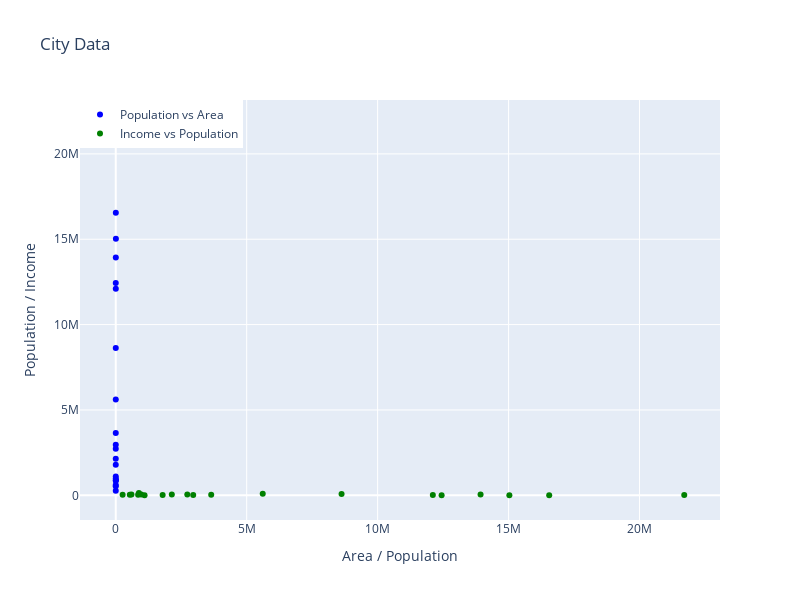

The code cell stored with this chart in its notebook:
### Code cell
fig = go.Figure()
fig.add_trace(go.Scatter(x=cities['Area'], y=cities['Population'], mode='markers',
                         marker=dict(color='blue'),
                         text=cities['City'],
                         name='Population vs Area'))

fig.add_trace(go.Scatter(x=cities['Population'], y=cities['Income'], mode='markers',
                         marker=dict(color='green'),
                         text=cities['City'],
                         name='Income vs Population'))

fig.update_layout(
    title="City Data",
    xaxis_title="Area / Population",
    yaxis_title="Population / Income",
    showlegend=True,
    legend=dict(x=0, y=1),
    width=800,  
    height=600  
)

fig.show()

### Figure 1 — Plotly figure (JSON) as saved in the notebook; plotly's stock layout.template omitted (floating-point values rounded to 4 significant figures)
{"data": [{"marker": {"color": "blue"}, "mode": "markers", "name": "Population vs Area", "text": ["Kyiv", "Paris", "Tokyo", "Amsterdam", "Warsaw", "Berlin", "Toronto", "Mumbai", "Cairo", "Copenhagen", "Venice", "Edinburgh", "Islamabad", "Stockholm", "Istambul", "San Francisco", "Pekin", "New York", "Singapore", "San Paolo"], "type": "scatter", "x": [839, 105.4, 2188.0, 219.3, 517.2, 891.7, 630.2, 603.4, 3085, 86, 414.6, 264.7, 906, 188, 5343, 6006, 16410.0, 783.8, 728.6, 1521], "y": [2957640, 2140526, 13929286, 854047, 1790658, 3644826, 2731571, 12442373, 16550338, 600000, 261905, 536775, 1100000, 974073, 15029231, 883305, 21707000, 8622698, 5612302, 12106920]}, {"marker": {"color": "green"}, "mode": "markers", "name": "Income vs Population", "text": ["Kyiv", "Paris", "Tokyo", "Amsterdam", "Warsaw", "Berlin", "Toronto", "Mumbai", "Cairo", "Copenhagen", "Venice", "Edinburgh", "Islamabad", "Stockholm", "Istambul", "San Francisco", "Pekin", "New York", "Singapore", "San Paolo"], "type": "scatter", "x": [2957640, 2140526, 13929286, 854047, 1790658, 3644826, 2731571, 12442373, 16550338, 600000, 261905, 536775, 1100000, 974073, 15029231, 883305, 21707000, 8622698, 5612302, 12106920], "y": [23800, 39800, 44700, 37100, 21600, 34700, 45400, 4970, 2920, 48800, 31200, 35300, 3800, 50300, 10200, 130900, 18000, 75200, 85500, 15200]}], "layout": {"height": 600, "legend": {"x": 0, "y": 1}, "showlegend": true, "title": {"text": "City Data"}, "width": 800, "xaxis": {"title": {"text": "Area / Population"}}, "yaxis": {"title": {"text": "Population / Income"}}}}
